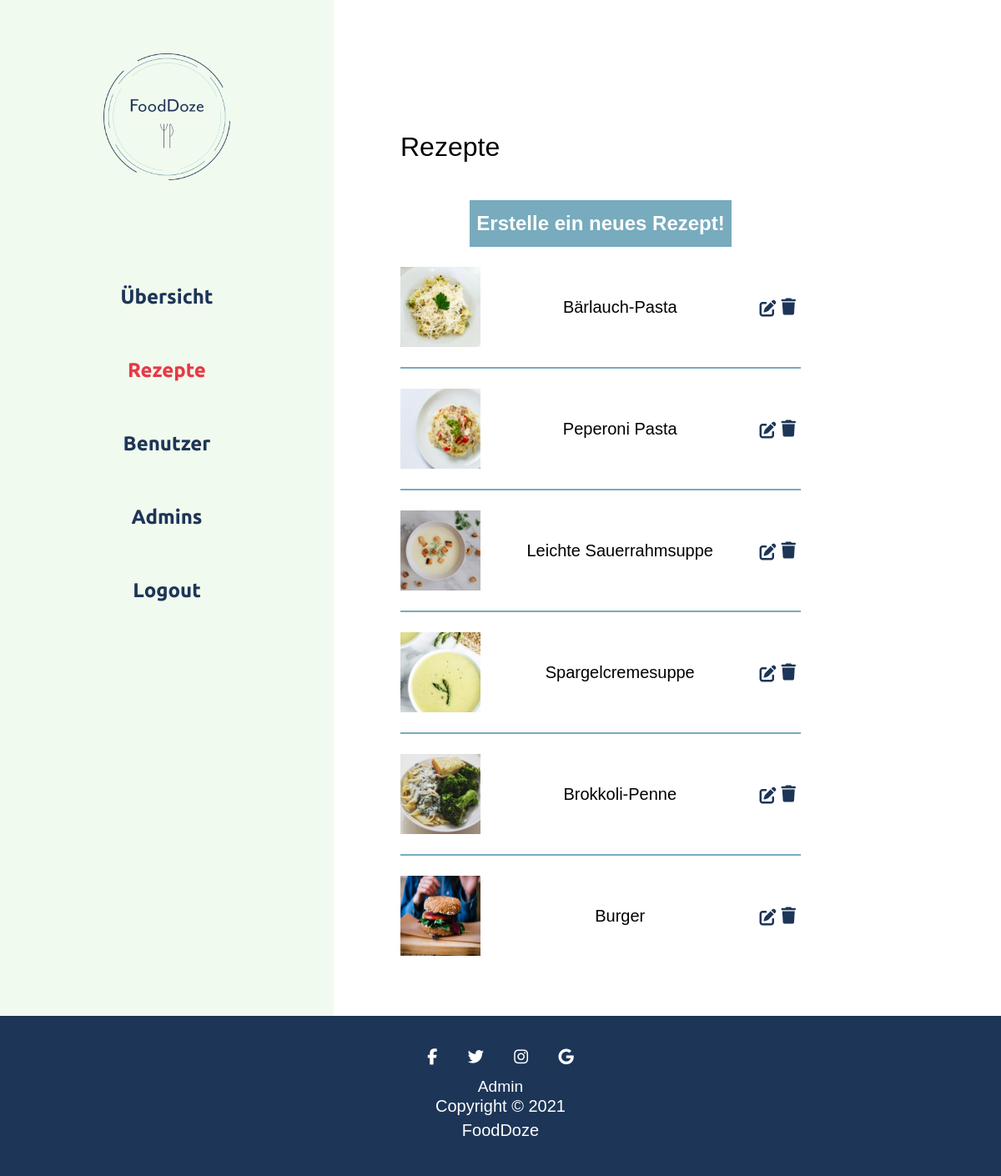
The page /admin/rezepte.php (signed in) on the database its author committed.
### tables this page shows
CREATE TABLE `recipes` (
  `IDrecipe` int(11) NOT NULL,
  `recipe_name` varchar(255) NOT NULL,
  `recipe_category` varchar(255) NOT NULL,
  `recipe_ingredients` text NOT NULL,
  `recipe_description` text NOT NULL,
  `recipe_image` varchar(255) DEFAULT NULL,
  `image_description` varchar(255) NOT NULL,
  `recipe_generated` timestamp NOT NULL DEFAULT CURRENT_TIMESTAMP
);

### admin/includes/nav.php (called while the page is built)
<?php
    $mainnav = array (
        array (
            'link'=>'index.php',
            'name'=>'Übersicht'
        ),
        array (
            'link'=>'rezepte.php',
            'name'=>'Rezepte'
        ),
        array (
            'link'=>'benutzer.php',
            'name'=>'Benutzer'
        ),
        array (
            'link'=>'admin.php',
            'name'=>'Admins'
        ),
        array (
            'link'=>'logout.php',
            'name'=>'Logout'
        )
        );
?>

### admin/rezepte.php (the view, shortened to what this page needs)
<?php
require_once('includes/mysql_connect.php');
$query_rezepte = 'SELECT * FROM recipes';
$resultat_rezepte = mysqli_query($connection, $query_rezepte);
if (mysqli_num_rows($resultat_rezepte) > 0) {
    while ($row = mysqli_fetch_assoc($resultat_rezepte)) {
        $rezepte [] = [
        'id' => $row['IDrecipe'],
        'img' => $row['recipe_image'],
        'name' =>$row['recipe_name'],
        'imgdescription' =>$row['image_description'],
        ];
    }
} else {
    die('No results');
}
include('includes/html/header.php');
?>
    <section class="admin-content">
        <h1>Rezepte</h1>
            <div class="allerezepte">
                <div class="neu">
                    <a href="erstellen.php">Erstelle ein neues Rezept!</a>
                </div>
                <?php foreach(array_values($rezepte) as $key => $rezept) { ?>
                    <div class="rezept">
                        <img src="../img/rezepte/_thumbnails/<?=$rezept["img"]?>" alt="<?=$rezept["imgdescription"]?>">
                        <p><?=$rezept["name"]; ?></p>
                        <div class="icons">
                            <a href="edit.php?id=<?=$rezept["id"]?>"><i class="fas fa-edit"></i></a>
                            <form action="" method="post">
                                <button type="delete" name="delete" value="<?=$rezept["id"]?>"><i class="fas fa-trash"></i></button>
                            </form>
                        </div>
                    </div>
                <?php } ?>
            </div>
    </section>
</section>
<?php
include('includes/html/footer.php');
?>

### admin/includes/html/header.php (shortened to what this page needs)
<?php
    include('includes/nav.php');
    $mein_url = $_SERVER['PHP_SELF'];
?>
<!DOCTYPE html>
<html lang="de">
<head>
    <link rel="stylesheet" href="../css/style.css">
    <link rel="stylesheet" href="https://use.typekit.net/ljh1ggm.css">
</head>
<body>
    <section class="admin-content-wrapper">
        <section class="admin_navigation">
            <nav>
                <div class="admin-nav-logo">
                    <img src="../img/logo/logo-1920.png" alt="Logo" >
                </div>
                <ul class="admin-main-nav">
                <?php
                                foreach($mainnav as $navitem) {
                                    if(basename($mein_url) == $navitem['link'] ){
                                        $class = 'active';
                                    }else{
                                        $class = '';
                                    }
                                ?>
                                <li><a class="nav-link <?php echo $class ?>" href="<?php echo $navitem['link'] ?>"><?php echo $navitem['name'] ?></a></li>
                            <?php } ?>
                </ul>
            </nav>
        </section>

### admin/includes/html/footer.php (shortened to what this page needs)
<footer>
    <div class="socialmediaicons">
        <div class="icons">
            <a href="https://www.facebook.com/"><i class="fab fa-facebook-f"></i></a>
            <a href="https://twitter.com/"><i class="fab fa-twitter"></i></a>
            <a href="https://www.instagram.com/"><i class="fab fa-instagram"></i></a>
            <a href="https://www.google.com/account/about/?hl=de"><i class="fab fa-google"></i></a>
        </div>
        <a href="./admin/login.php">Admin</a>
        <div class="copyright">
            <p>Copyright &copy; 2021 <br> FoodDoze</p>
        </div>
    </div>
</footer>
</body>
</html>

### rows shown on the page
recipes: recipe_image (picture), recipe_name "Bärlauch-Pasta", $rezept["id"] 26 (drawn)
recipes: recipe_image (picture), recipe_name "Peperoni Pasta", $rezept["id"] 27 (drawn)
recipes: recipe_image (picture), recipe_name "Leichte Sauerrahmsuppe", $rezept["id"] 30 (drawn)
recipes: recipe_image (picture), recipe_name "Spargelcremesuppe", $rezept["id"] 32 (drawn)
recipes: recipe_image (picture), recipe_name "Brokkoli-Penne", $rezept["id"] 33 (drawn)
recipes: recipe_image (picture), recipe_name "Burger", $rezept["id"] 34 (drawn)

### other values the page prints
$navitem['name'] "Übersicht"
$navitem['name'] "Rezepte"
$navitem['name'] "Benutzer"
$navitem['name'] "Admins"
$navitem['name'] "Logout"
